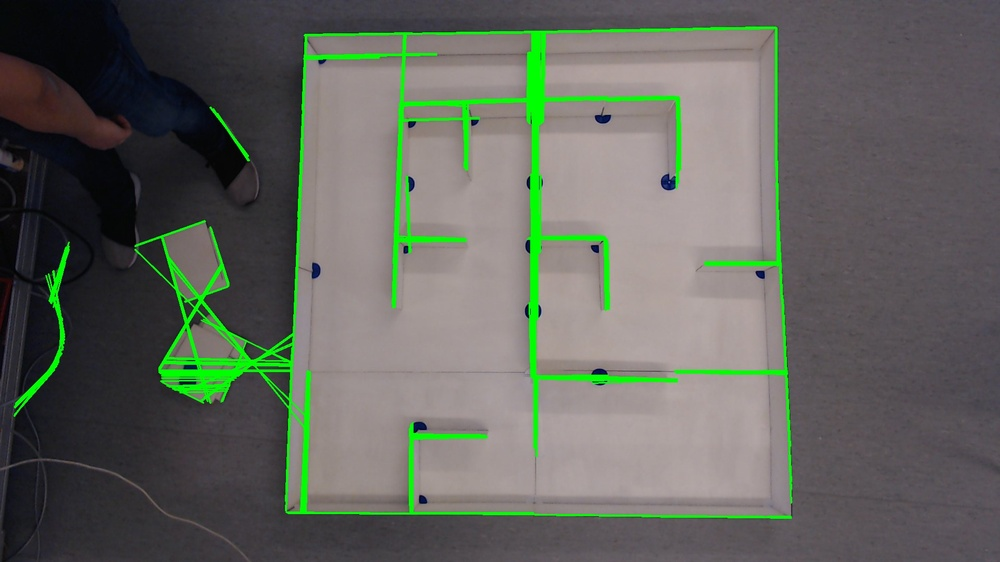
#> input picture Python/ImageProcessing/linjebilde2.jpg, 1000 x 562 px, shrunk from 1920 x 1080 before the run
$ python -i checkPathForObst.py   (imports and definitions only)
#> lines starting #> are read from the running program, lines starting #| are printed output that depends on the picture; after the words box and inside, x2 and y2 are one past the last pixel; in counts of white or black regions, pixels touching at a corner belong together
"""
Checks for obstacles in the view of the front-facing camera

author: Håkon Bjerkgaard Waldum, Ruben Svedal Jørundland, Marcus Olai Grindvik
"""

import cv2
import numpy as np
from Python.Movement.snake import Snake


class CheckPathForObst:

    def __init__(self):
        pass

    def findObsInPath(self, picture):
        """
        Requests a picture from the front-facing camera, and checks if a given amount of the pixels are non-white.
        :param picture: picture from the front-facing camera
        :return:True if obstacle in path, False if not
        """
        try:
            threshold = (picture.shape[0] * picture.shape[1] * 255) / 2
#> threshold = 71655000
            picture = cv2.cvtColor(picture, cv2.COLOR_RGB2BGR)
#> picture is the input picture: shape (562, 1000, 3); mean B, G, R 93.4, 101.7, 98
            notWhiteLower = (0, 40, 0)
            notWhiteUpper = (255, 255, 255)

            blurred = cv2.GaussianBlur(picture, (11, 11), 0)
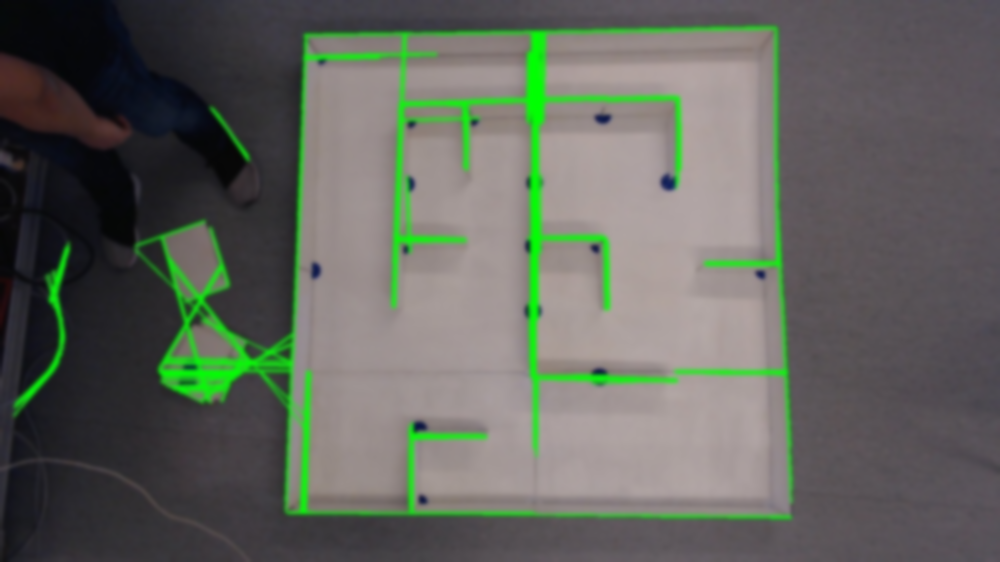
#> blurred: shape (562, 1000, 3); mean B, G, R 93.4, 101.7, 98
            color = cv2.cvtColor(blurred, cv2.COLOR_BGR2HSV)
#> color: shape (562, 1000, 3); mean H, S, V 86.4, 40.4, 108.9
            mask = cv2.inRange(color, notWhiteLower, notWhiteUpper)
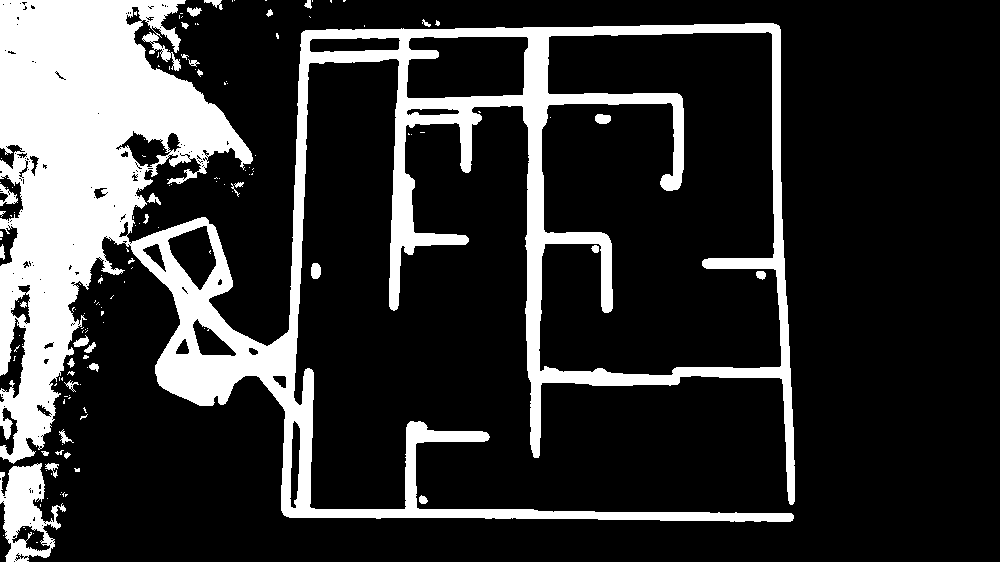
#> mask: shape (562, 1000); 20.2% white; 152 white regions (117 under 20 px), largest, box (x1, y1, x2, y2) and area: (0, 0, 795, 522) 107797, (0, 463, 66, 562) 3313, (0, 184, 18, 206) 182
            mask = cv2.dilate(mask, None, iterations=3)
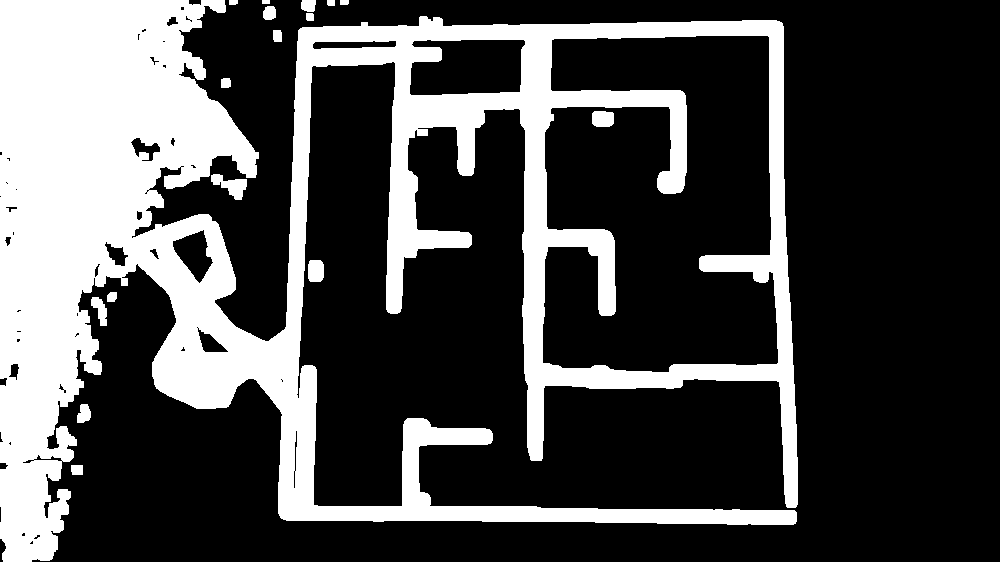
#> mask: shape (562, 1000); 28.4% white; 17 white regions, largest, box (x1, y1, x2, y2) and area: (0, 0, 798, 562) 156825, (211, 174, 247, 200) 472, (308, 260, 324, 282) 329
            mask = cv2.erode(mask, None, iterations=3)
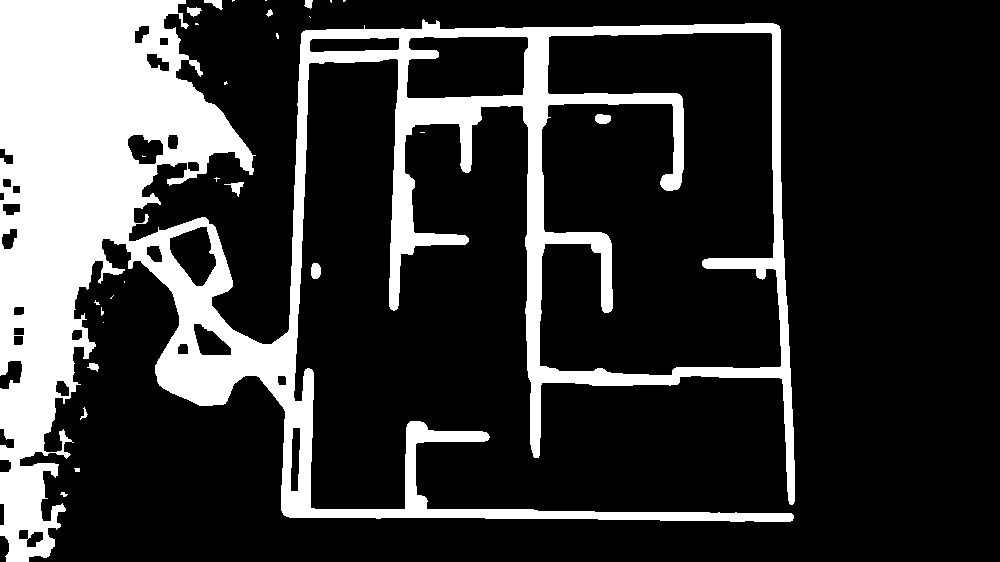
#> mask: shape (562, 1000); 21.4% white; 28 white regions (16 under 20 px), largest, box (x1, y1, x2, y2) and area: (0, 0, 795, 562) 119461, (311, 263, 321, 279) 137, (595, 114, 611, 124) 134
            mask = np.array(mask)

            if np.sum(mask) > threshold:
                return True
            else:
                return False
        except AttributeError:
            return False


# [7 lines not run here, left out]

>>> import cv2
>>> picture = cv2.cvtColor(cv2.imread('linjebilde2.jpg'), cv2.COLOR_BGR2RGB)
>>> result = CheckPathForObst().findObsInPath(picture)
#> result = False
